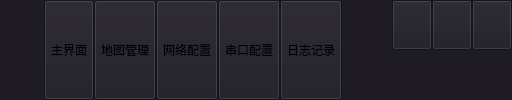
    <widget class="QWidget" name="widgetTitle" native="true">
     <property name="sizePolicy">
      <sizepolicy hsizetype="Preferred" vsizetype="Fixed">
       <horstretch>0</horstretch>
       <verstretch>0</verstretch>
      </sizepolicy>
     </property>
     <property name="styleSheet">
      <string notr="true">background-color: #1e1b24;</string>
     </property>
     <layout class="QHBoxLayout" name="horizontalLayout_2">
      <property name="spacing">
       <number>10</number>
      </property>
      <property name="leftMargin">
       <number>10</number>
      </property>
      <property name="topMargin">
       <number>0</number>
      </property>
      <property name="rightMargin">
       <number>0</number>
      </property>
      <property name="bottomMargin">
       <number>0</number>
      </property>
      <item>
       <widget class="QLabel" name="labIco">
        <property name="text">
         <string/>
        </property>
        <property name="alignment">
         <set>Qt::AlignCenter</set>
        </property>
       </widget>
      </item>
      <item>
       <widget class="QLabel" name="labTitle">
        <property name="styleSheet">
         <string notr="true"/>
        </property>
        <property name="text">
         <string/>
        </property>
        <property name="alignment">
         <set>Qt::AlignLeading|Qt::AlignLeft|Qt::AlignVCenter</set>
        </property>
       </widget>
      </item>
      <item>
       <widget class="QWidget" name="widgetTop" native="true">
        <layout class="QHBoxLayout" name="horizontalLayout_3">
         <property name="spacing">
          <number>0</number>
         </property>
         <property name="leftMargin">
          <number>0</number>
         </property>
         <property name="topMargin">
          <number>0</number>
         </property>
         <property name="rightMargin">
          <number>0</number>
         </property>
         <property name="bottomMargin">
          <number>0</number>
         </property>
         <item>
          <widget class="QToolButton" name="btnMain">
           <property name="sizePolicy">
            <sizepolicy hsizetype="Fixed" vsizetype="Expanding">
             <horstretch>0</horstretch>
             <verstretch>0</verstretch>
            </sizepolicy>
           </property>
           <property name="minimumSize">
            <size>
             <width>0</width>
             <height>0</height>
            </size>
           </property>
           <property name="styleSheet">
            <string notr="true">background-color: #1e1b24;</string>
           </property>
           <property name="text">
            <string>主界面</string>
           </property>
           <property name="icon">
            <iconset resource="../other/main.qrc">
             <normaloff>:/Downloads/homepage.png</normaloff>:/Downloads/homepage.png</iconset>
           </property>
           <property name="toolButtonStyle">
            <enum>Qt::ToolButtonTextUnderIcon</enum>
           </property>
          </widget>
         </item>
         <item>
          <widget class="QToolButton" name="btnConfig">
           <property name="sizePolicy">
            <sizepolicy hsizetype="Fixed" vsizetype="Expanding">
             <horstretch>0</horstretch>
             <verstretch>0</verstretch>
            </sizepolicy>
           </property>
           <property name="minimumSize">
            <size>
             <width>60</width>
             <height>0</height>
            </size>
           </property>
           <property name="styleSheet">
            <string notr="true">background-color: #1e1b24;</string>
           </property>
           <property name="text">
            <string>地图管理</string>
           </property>
           <property name="icon">
            <iconset resource="../other/main.qrc">
             <normaloff>:/Downloads/map2.png</normaloff>:/Downloads/map2.png</iconset>
           </property>
           <property name="toolButtonStyle">
            <enum>Qt::ToolButtonTextUnderIcon</enum>
           </property>
          </widget>
         </item>
         <item>
          <widget class="QToolButton" name="btnData">
           <property name="sizePolicy">
            <sizepolicy hsizetype="Fixed" vsizetype="Expanding">
             <horstretch>0</horstretch>
             <verstretch>0</verstretch>
            </sizepolicy>
           </property>
           <property name="minimumSize">
            <size>
             <width>60</width>
             <height>0</height>
            </size>
           </property>
           <property name="styleSheet">
            <string notr="true">background-color: #1e1b24;</string>
           </property>
           <property name="text">
            <string>网络配置</string>
           </property>
           <property name="icon">
            <iconset resource="../other/main.qrc">
             <normaloff>:/Downloads/wifi.png</normaloff>:/Downloads/wifi.png</iconset>
           </property>
           <property name="checked">
            <bool>false</bool>
           </property>
           <property name="toolButtonStyle">
            <enum>Qt::ToolButtonTextUnderIcon</enum>
           </property>
          </widget>
         </item>
         <item>
          <widget class="QToolButton" name="btnHelp">
           <property name="sizePolicy">
            <sizepolicy hsizetype="Fixed" vsizetype="Expanding">
             <horstretch>0</horstretch>
             <verstretch>0</verstretch>
            </sizepolicy>
           </property>
           <property name="minimumSize">
            <size>
             <width>60</width>
             <height>0</height>
            </size>
           </property>
           <property name="styleSheet">
            <string notr="true">background-color: #1e1b24;</string>
           </property>
           <property name="text">
            <string>串口配置</string>
           </property>
           <property name="icon">
            <iconset resource="../other/main.qrc">
             <normaloff>:/Downloads/usb2.png</normaloff>:/Downloads/usb2.png</iconset>
           </property>
           <property name="toolButtonStyle">
            <enum>Qt::ToolButtonTextUnderIcon</enum>
           </property>
          </widget>
         </item>
         <item>
          <widget class="QToolButton" name="btnExit">
           <property name="sizePolicy">
            <sizepolicy hsizetype="Fixed" vsizetype="Expanding">
             <horstretch>0</horstretch>
             <verstretch>0</verstretch>
            </sizepolicy>
           </property>
           <property name="minimumSize">
            <size>
             <width>60</width>
             <height>0</height>
            </size>
           </property>
           <property name="styleSheet">
            <string notr="true">background-color: #1e1b24;</string>
           </property>
           <property name="text">
            <string>日志记录</string>
           </property>
           <property name="icon">
            <iconset resource="../other/main.qrc">
             <normaloff>:/Downloads/log.png</normaloff>:/Downloads/log.png</iconset>
           </property>
           <property name="toolButtonStyle">
            <enum>Qt::ToolButtonTextUnderIcon</enum>
           </property>
          </widget>
         </item>
        </layout>
       </widget>
      </item>
      <item>
       <spacer name="horizontalSpacer">
        <property name="orientation">
         <enum>Qt::Horizontal</enum>
        </property>
        <property name="sizeHint" stdset="0">
         <size>
          <width>40</width>
          <height>20</height>
         </size>
        </property>
       </spacer>
      </item>
      <item>
       <widget class="QWidget" name="widgetMenu" native="true">
        <layout class="QGridLayout" name="gridLayout_2">
         <property name="leftMargin">
          <number>0</number>
         </property>
         <property name="topMargin">
          <number>0</number>
         </property>
         <property name="rightMargin">
          <number>0</number>
         </property>
         <property name="bottomMargin">
          <number>0</number>
         </property>
         <property name="spacing">
          <number>0</number>
         </property>
         <item row="1" column="1" colspan="3">
          <spacer name="verticalSpacer">
           <property name="orientation">
            <enum>Qt::Vertical</enum>
           </property>
           <property name="sizeHint" stdset="0">
            <size>
             <width>20</width>
             <height>40</height>
            </size>
           </property>
          </spacer>
         </item>
         <item row="0" column="1">
          <widget class="QPushButton" name="btnMenu_Min">
           <property name="sizePolicy">
            <sizepolicy hsizetype="Minimum" vsizetype="Expanding">
             <horstretch>0</horstretch>
             <verstretch>0</verstretch>
            </sizepolicy>
           </property>
           <property name="minimumSize">
            <size>
             <width>30</width>
             <height>30</height>
            </size>
           </property>
           <property name="cursor">
            <cursorShape>ArrowCursor</cursorShape>
           </property>
           <property name="focusPolicy">
            <enum>Qt::NoFocus</enum>
           </property>
           <property name="toolTip">
            <string>最小化</string>
           </property>
           <property name="text">
            <string/>
           </property>
          </widget>
         </item>
         <item row="0" column="3">
          <widget class="QPushButton" name="btnMenu_Close">
           <property name="sizePolicy">
            <sizepolicy hsizetype="Minimum" vsizetype="Expanding">
             <horstretch>0</horstretch>
             <verstretch>0</verstretch>
            </sizepolicy>
           </property>
           <property name="minimumSize">
            <size>
             <width>30</width>
             <height>30</height>
            </size>
           </property>
           <property name="cursor">
            <cursorShape>ArrowCursor</cursorShape>
           </property>
           <property name="focusPolicy">
            <enum>Qt::NoFocus</enum>
           </property>
           <property name="toolTip">
            <string>关闭</string>
           </property>
           <property name="text">
            <string/>
           </property>
          </widget>
         </item>
         <item row="0" column="2">
          <widget class="QPushButton" name="btnMenu_Max">
           <property name="sizePolicy">
            <sizepolicy hsizetype="Minimum" vsizetype="Expanding">
             <horstretch>0</horstretch>
             <verstretch>0</verstretch>
            </sizepolicy>
           </property>
           <property name="minimumSize">
            <size>
             <width>30</width>
             <height>30</height>
            </size>
           </property>
           <property name="focusPolicy">
            <enum>Qt::NoFocus</enum>
           </property>
           <property name="text">
            <string/>
           </property>
          </widget>
         </item>
        </layout>
       </widget>
      </item>
     </layout>
    </widget>
